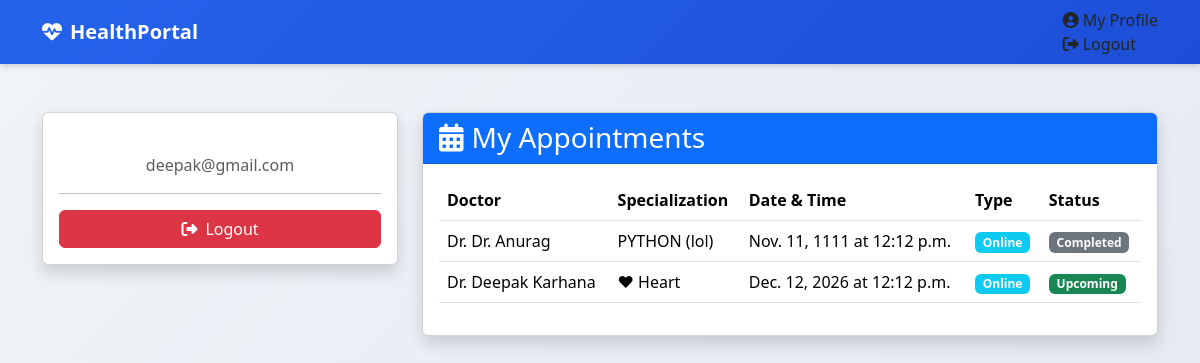
The page /profile/ (signed in) on the database as committed earlier.
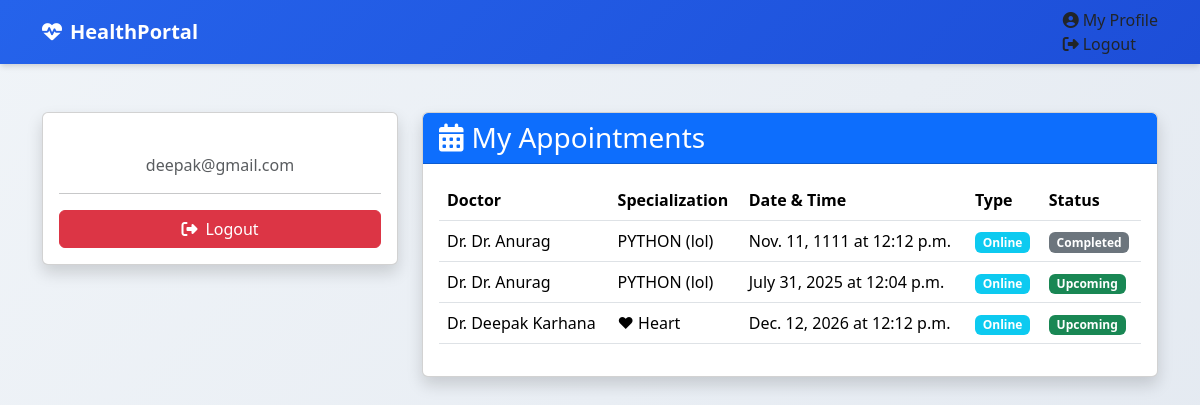
The same page on the database as committed later.
### core/models.py (models this page shows, shortened)
class Appointment(models.Model):
    CONSULT_TYPES = [
        ('online', 'Online'),
        ('in-person', 'In-Person')
    ]
    user = models.ForeignKey(User, on_delete=models.CASCADE)  # Add this line
    doctor = models.ForeignKey(Doctor, on_delete=models.CASCADE)
    patient_name = models.CharField(max_length=100)
    consult_type = models.CharField(max_length=20, choices=CONSULT_TYPES)
    date = models.DateField()
    time = models.TimeField()
    booked_at = models.DateTimeField(auto_now_add=True)

class Doctor(models.Model):
    name = models.CharField(max_length=100)
    specialization = models.CharField(max_length=100)
    experience = models.PositiveIntegerField()
    description = models.TextField(blank=True)

### core/views.py (the view)
# urls.py: path('profile/', login_required(views.profile), name='profile'),
@login_required
def profile(request):
    today = timezone.now().date()
    appointments = Appointment.objects.filter(user=request.user).order_by('date', 'time')
    return render(request, 'auth/profile.html', {
        'appointments': appointments,
        'today': today
    })

### templates/auth/profile.html (shortened to what this page needs)
{% load static %}
<!DOCTYPE html>
<html lang="en">
<head>
    <link rel="stylesheet" href="{% static 'css/style.css' %}">
    <link href="https://cdn.jsdelivr.net/npm/bootstrap@5.3.3/dist/css/bootstrap.min.css" rel="stylesheet">
    <link rel="stylesheet" href="https://cdnjs.cloudflare.com/ajax/libs/font-awesome/6.4.0/css/all.min.css">
</head>
<body>
    {% include 'includes/navbar.html' %}
    <main class="container my-5">
        <div class="row">
            <div class="col-lg-4 mb-4">
                <div class="card profile-card shadow">
                    <div class="card-body text-center">
                        <p class="text-muted">{{ request.user.email }}</p>
                        <hr>
                        <a href="{% url 'logout' %}" class="btn btn-danger w-100">
                            <i class="fas fa-sign-out-alt me-2"></i>Logout
                        </a>
                    </div>
                </div>
            </div>
            <div class="col-lg-8">
                <div class="card shadow">
                    <div class="card-header bg-primary text-white">
                        <h3 class="mb-0"><i class="fas fa-calendar-alt me-2"></i>My Appointments</h3>
                    </div>
                    <div class="card-body">
                        {% if appointments %}
                            <div class="table-responsive">
                                <table class="table table-hover">
                                    <thead>
                                        <tr>
                                            <th>Doctor</th>
                                            <th>Specialization</th>
                                            <th>Date & Time</th>
                                            <th>Type</th>
                                            <th>Status</th>
                                        </tr>
                                    </thead>
                                    <tbody>
                                        {% for appointment in appointments %}
                                        <tr>
                                            <td>Dr. {{ appointment.doctor.name }}</td>
                                            <td>{{ appointment.doctor.specialization }}</td>
                                            <td>{{ appointment.date }} at {{ appointment.time }}</td>
                                            <td>
                                                {% if appointment.consult_type == 'online' %}
                                                    <span class="badge bg-info">Online</span>
                                                {% else %}
                                                    <span class="badge bg-primary">In-Person</span>
                                                {% endif %}
                                            </td>
                                            <td>
                                                {% if appointment.date < today %}
                                                    <span class="badge bg-secondary">Completed</span>
                                                {% else %}
                                                    <span class="badge bg-success">Upcoming</span>
                                                {% endif %}
                                            </td>
                                        </tr>
                                        {% endfor %}
                                    </tbody>
                                </table>
                            </div>
                        {% endif %}
                    </div>
                </div>
            </div>
        </div>
    </main>
</body>
</html>

Rows that differ between the two databases and show on the page:
added Appointment: doctor.name "Dr. Anurag", doctor.specialization "PYTHON (lol)", date "July 31, 2025", time "12:04 p.m.", consult_type "Online", shows "Upcoming"
